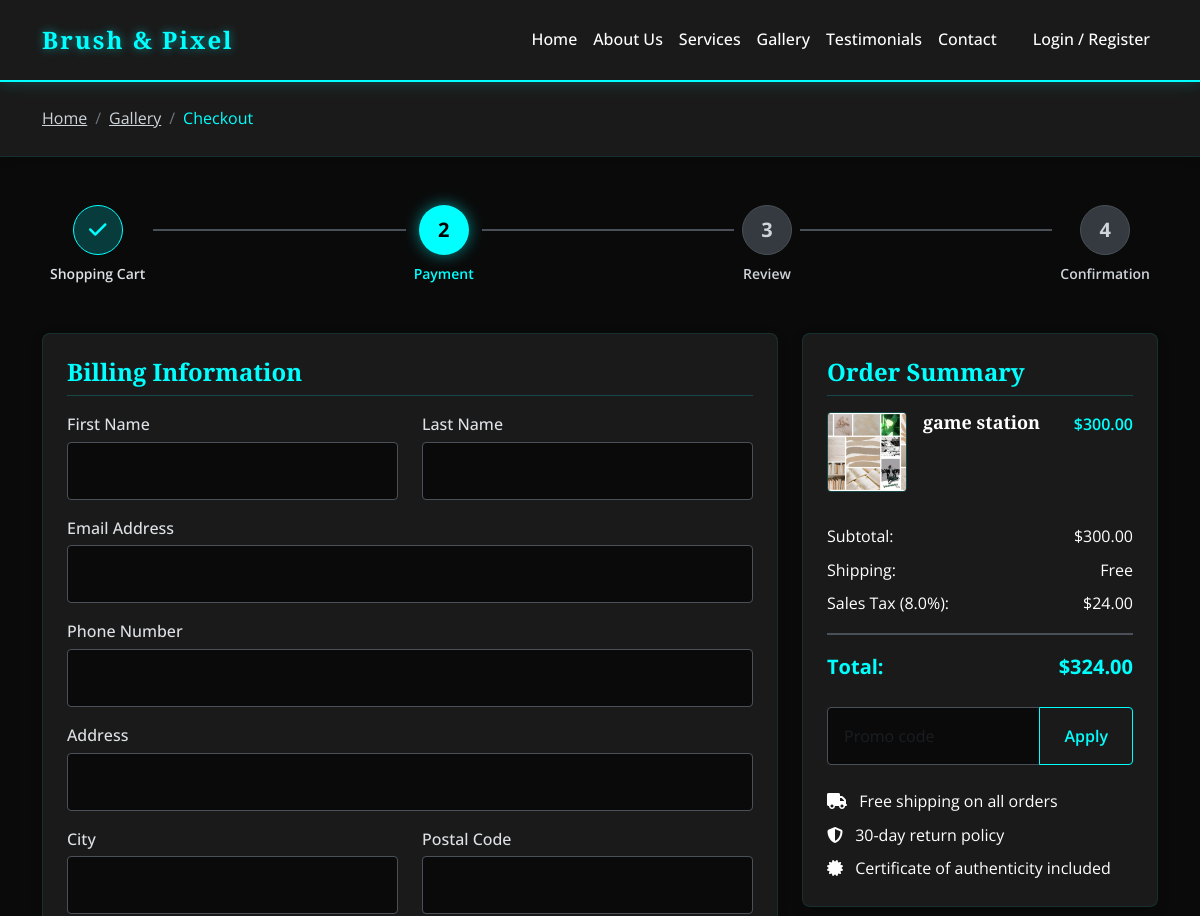
The app's page /listings/checkout/1/ (upper part), older data.
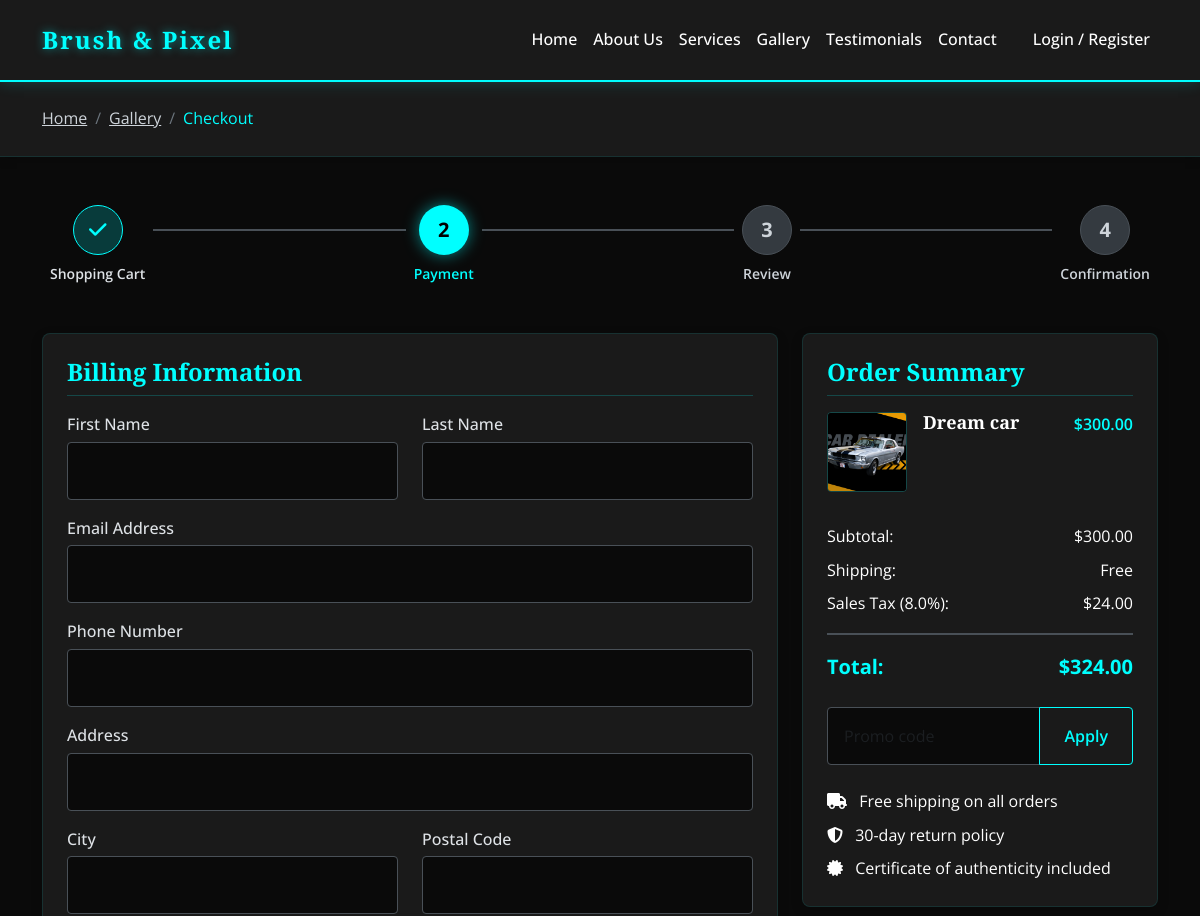
The same page, newer data.
### listings/models.py (models this page shows, shortened)
class Artwork(models.Model):
    MEDIUM_CHOICES = [
        ('3D', '3D template'),
        ('oil', 'Oil on Canvas'),
        ('acrylic', 'Acrylic'),
        ('watercolor', 'Watercolor'),
        ('digital', 'Digital Art'),
        ('photography', 'Photography'),
        ('mixed', 'Mixed Media'),
        ('sculpture', 'Sculpture'),
        ('other', 'Other'),
    ]
    STATUS_CHOICES = [
        ('available', 'Available'),
        ('sold', 'Sold'),
        ('reserved', 'Reserved'),
        ('on_display', 'On Display'),
    ]
    FRAMING_CHOICES = [
        ('unframed', 'Unframed'),
        ('framed', 'Framed'),
        ('gallery_wrapped', 'Gallery Wrapped'),
        ('matted', 'Matted'),
    ]
    title = models.CharField(max_length=255)
    slug = models.SlugField(max_length=255, unique=True, blank=True)
    artist = models.ForeignKey(ArtistProfile, on_delete=models.CASCADE, related_name='artworks')
    description = models.TextField()
    price = models.DecimalField(max_digits=10, decimal_places=2)
    medium = models.CharField(max_length=20, choices=MEDIUM_CHOICES, default='other')
    width = models.DecimalField(max_digits=6, decimal_places=2, help_text="Width in inches/cm")
    height = models.DecimalField(max_digits=6, decimal_places=2, help_text="Height in inches/cm")
    depth = models.DecimalField(max_digits=6, decimal_places=2, help_text="Depth in inches/cm", null=True, blank=True)
    year_created = models.IntegerField()
    style = models.CharField(max_length=100, blank=True)
    framing = models.CharField(max_length=20, choices=FRAMING_CHOICES, default='unframed')
    status = models.CharField(max_length=20, choices=STATUS_CHOICES, default='available')
    is_original = models.BooleanField(default=True)
    has_certificate = models.BooleanField(default=False)
    featured = models.BooleanField(default=False)
    date_added = models.DateTimeField(auto_now_add=True)
    is_new = models.BooleanField(default=True)
    views = models.IntegerField(default=0)
    is_trending = models.BooleanField(default=False)  # Add this line

class ArtworkImage(models.Model):
    artwork = models.ForeignKey(Artwork, on_delete=models.CASCADE, related_name='images')
    image = models.ImageField(upload_to='artwork_images/')
    is_primary = models.BooleanField(default=False)
    order = models.IntegerField(default=0)
    class Meta:
        ordering = ['order']

### listings/views.py (the view)
# urls.py: path('checkout/', views.checkout_view, name='checkout'),
def checkout_view(request, artwork_id=None):
    if artwork_id:
        artwork = get_object_or_404(Artwork, pk=artwork_id)
        cart_items = [artwork]
        subtotal = artwork.price
    else:
        cart_items = []
        subtotal = 0
    for artwork in cart_items:
        artwork.display_image = artwork.images.filter(is_primary=True).first() or artwork.images.first()
    from decimal import Decimal
    tax_rate = 0.08  # 8%
    tax = subtotal * Decimal(str(tax_rate))
    total = subtotal + tax
    context = {
        'cart_items': cart_items,
        'subtotal': subtotal,
        'tax_rate': tax_rate * 100,
        'tax': tax,
        'total': total,
    }
    return render(request, 'listings/checkout.html', context)

### templates/listings/checkout.html (shortened to what the changed rows need)
{% extends 'base.html' %}
{% load static %}
{% block extra_css %}
    <link rel="stylesheet" href="{% static 'css/payement.css' %}" />
{% endblock %}
{% block content %}
    <section class="py-5">
    <div class="container">
        <div class="row">
        <div class="col-lg-4">
            <div class="checkout-card">
            <div class="order-items">
                {% if cart_items %}
                    {% for artwork in cart_items %}
                    <div class="order-item">
                        <div class="order-item-image">
                            {% with primary_image=artwork.images.all|dictsort:"is_primary"|last %}
                                {% if artwork.images.all %}
                                    <img src="{{ primary_image.image.url }}" alt="{{ artwork.title }}" />
                                {% else %}
                                    <img src="{% static 'images/placeholder.jpg' %}" alt="{{ artwork.title }}" />
                                {% endif %}
                            {% endwith %}
                        </div>
                        <div class="order-item-details">
                            <h4 class="order-item-title">{{ artwork.title }}</h4>
                        </div>
                        <div class="order-item-price">${{ artwork.price }}</div>
                    </div>
                    {% endfor %}
                {% else %}
                    <p>Your cart is empty.</p>
                {% endif %}
            </div>
            <div class="order-summary-totals">
                <div class="order-row">
                <span>Subtotal:</span>
                <span>${{ subtotal|floatformat:2 }}</span>
                </div>
            </div>
            </div>
        </div>
        </div>
    </div>
    </section>
{% endblock %}

Row changes from the older to the newer data that the page shows:
changed Artwork: images.image: a different picture; title "game station" → "Dream car"
